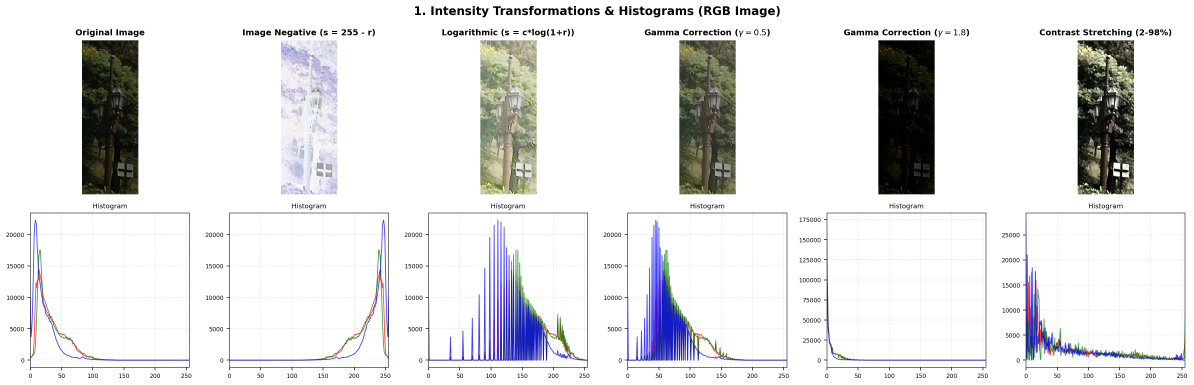
#> input picture outputs/dip_visualizations/01_intensity_transformations_rgb.png, 3580 x 1155 px (shown at 1/3 size)
$ python -i run_dip_study.py   (imports and definitions only)   (older library calls are emulated)
#> lines starting #> are read from the running program, lines starting #| are printed output that depends on the picture
### dip_pipeline.py
"""
Digital Image Processing (DIP) Pipeline for CG-1050 Image Forensics
===================================================================
A standalone, modular library implementing classical DIP algorithms using OpenCV,
NumPy, Matplotlib, and Pillow.

Covers all 7 fundamental DIP families:
1. Intensity transformations (Negative, Log, Gamma, Contrast Stretching)
2. Histogram processing (Histogram calculation, Global Equalization, CLAHE)
3. Noise filtering (Mean, Gaussian, Median, Bilateral, Non-Local Means)
4. Sharpening (Laplacian Sharpening, Unsharp Masking, High-Boost Filtering)
5. Frequency-domain analysis (Fourier Magnitude Spectrum, Gaussian LPF, Gaussian HPF, Homomorphic Filtering)
6. Edge detection (Sobel, Prewitt, Laplacian, Laplacian of Gaussian, Canny)
7. Morphological processing (Otsu Thresholding, Opening, Closing, Top-Hat, Black-Hat)

Plus:
- Forensic Error Level Analysis (ELA)
- Quantitative DIP metrics (Mean, Std, Entropy, RMS/Michelson Contrast, PSNR, SSIM, Edge Density, Runtime)
"""

import time
import math
import io
from typing import Tuple, Dict, Any, Union, Optional

import numpy as np
import cv2
from PIL import Image, ImageChops


# ==============================================================================
# Helper Utilities: Image Format & Color Space Handling
# ==============================================================================

# [29 lines left out: functions to_numpy_rgb, to_numpy_gray, not called in this run]


def is_color(arr: np.ndarray) -> bool:
    """Checks whether an array is a 3-channel color image."""
    return arr.ndim == 3 and arr.shape[2] == 3


# ==============================================================================
# 1. Intensity Transformations
# ==============================================================================

def image_negative(img: np.ndarray) -> np.ndarray:
    """
    Image Negative Transformation:
      s = (L - 1) - r = 255 - r

    Purpose:
      Inverts intensity values to reveal details and subtle artifacts embedded
      inside deep shadow regions (e.g. spliced objects placed against dark backgrounds).

    Parameters:
      img: Input RGB or Grayscale image array (uint8).

    Limitations & Forensic Impact:
      Purely mirrors the intensity histogram without altering dynamic range. Inverts
      natural shading cues, which disrupts standard CNN luminance expectations.
    """
    res = 255 - img.copy()
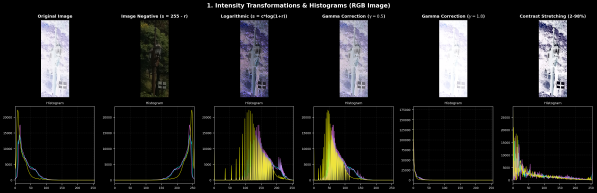
#> res: shape (1155, 3580, 3) (shown at 1/6 size); mean R, G, B 26.4, 26.2, 25
    return res


def logarithmic_transform(img: np.ndarray, c: Optional[float] = None) -> np.ndarray:
    """
    Logarithmic Transformation:
      s = c * log(1 + r), where c = 255 / log(1 + max(r))

    Purpose:
      Dynamically expands dark pixel values while compressing brighter pixel values,
      making low-intensity forensic boundary artifacts visible.

    Parameters:
      img: Input RGB or Grayscale image array (uint8).
      c: Scaling constant. If None, automatically calibrated to map [0, 255].

    Limitations & Forensic Impact:
      Heavily compresses high-intensity highlights and alters non-linear camera response
      curves. Destroys delicate JPEG high-frequency quantization structures in bright regions.
    """
    img_f = img.astype(np.float32)
    max_val = np.max(img_f)
#> max_val = 255
    if max_val == 0:
        return img.copy()
    if c is None:
        c = 255.0 / np.log(1.0 + max_val)
#> c = 45.99
    log_transformed = c * np.log(1.0 + img_f)
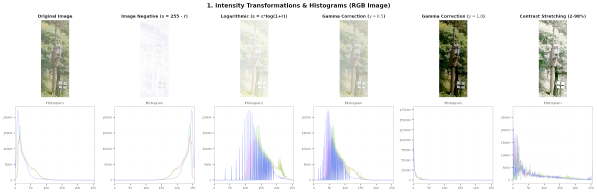
#> log_transformed: shape (1155, 3580, 3) float32 (shown at 1/6 size); mean R, G, B 243.3, 243.7, 243
    return np.clip(log_transformed, 0, 255).astype(np.uint8)


def gamma_correction(img: np.ndarray, gamma: float = 1.5, c: float = 1.0) -> np.ndarray:
    """
    Power-Law (Gamma) Transformation:
      s = c * (r / 255.0) ^ gamma * 255.0

    Purpose:
      Adjusts image tonal balance. Gamma < 1 expands dark tones (brightens shadows),
      while Gamma > 1 expands bright tones (darkens mid-tones and highlights contrast).

    Parameters:
      img: Input RGB or Grayscale image array (uint8).
      gamma: Exponent (e.g. 0.5 for shadow brightening, 1.8 for mid-tone darkening).
      c: Gain factor (default 1.0).

    Limitations & Forensic Impact:
      Global gamma manipulation alters authentic Photo Response Non-Uniformity (PRNU)
      sensor noise signatures and obscures camera response function (CRF) inconsistencies
      between spliced host and donor elements.
    """
#> called with gamma = 0.5, c = 1
    inv_gamma = gamma
    table = np.array([
        np.clip(c * ((i / 255.0) ** inv_gamma) * 255.0, 0, 255)
        for i in range(256)
    ]).astype(np.uint8)
    return cv2.LUT(img.copy(), table)
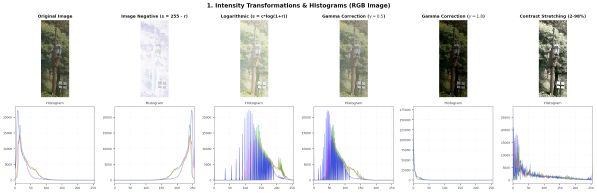
#> returned value: shape (1155, 3580, 3) (shown at 1/6 size); mean of channels 0, 1, 2 235.2, 235.6, 235.7; drawn as R, G, B
#> call 2 of gamma_correction, with gamma = 1.8, c = 1
#> in gamma_correction (call 2), `return cv2.LUT(img.copy(), table)`:
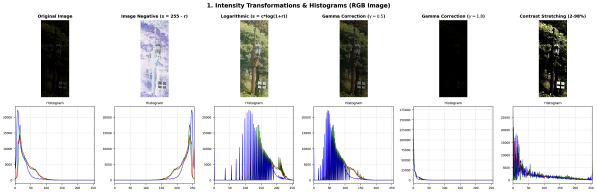
#> returned value: shape (1155, 3580, 3) (shown at 1/6 size); mean of channels 0, 1, 2 223.7, 223.7, 225.7; drawn as R, G, B


def contrast_stretching(img: np.ndarray, p_low: float = 2.0, p_high: float = 98.0) -> np.ndarray:
    """
    Piecewise Linear Contrast Stretching (Percentile-Based):
      s = ((r - r_min) / (r_max - r_min)) * 255

    Purpose:
      Linearly stretches pixel intensities across the full 8-bit dynamic range [0, 255],
      enhancing visual contrast in low-contrast scenes without noise outlier saturation.

    Parameters:
      img: Input RGB or Grayscale image array (uint8).
      p_low: Lower percentile for dynamic clipping (default 2%).
      p_high: Upper percentile for dynamic clipping (default 98%).

    Limitations & Forensic Impact:
      Can clip subtle boundary pixels at extremes and alters genuine camera sensor
      histogram distributions.
    """
#> called with p_low = 2, p_high = 98
    res = img.copy().astype(np.float32)
    if is_color(img):
        # Process in LAB colorspace L-channel to preserve chromaticity
        lab = cv2.cvtColor(img, cv2.COLOR_RGB2LAB).astype(np.float32)
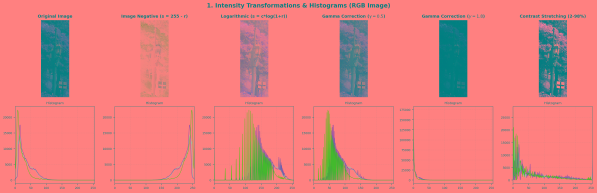
#> lab: shape (1155, 3580, 3) float32 (shown at 1/6 size); mean R, G, B 230.9, 128.7, 127.3
        l_chan = lab[:, :, 0]
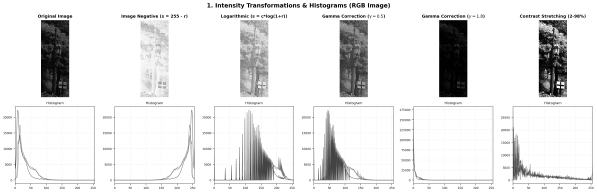
#> l_chan: shape (1155, 3580) float32 (shown at 1/6 size); min 0, max 255, mean 229.9
        r_min, r_max = np.percentile(l_chan, (p_low, p_high))
#> r_min = 5; r_max = 255
        if r_max > r_min:
            l_chan = np.clip((l_chan - r_min) / (r_max - r_min) * 255.0, 0, 255.0)
        lab[:, :, 0] = l_chan
        res = cv2.cvtColor(lab.astype(np.uint8), cv2.COLOR_LAB2RGB)
    else:
        r_min, r_max = np.percentile(res, (p_low, p_high))
        if r_max > r_min:
            res = np.clip((res - r_min) / (r_max - r_min) * 255.0, 0, 255.0)
        res = res.astype(np.uint8)
    return res


# ==============================================================================
# 2. Histogram Processing
# ==============================================================================

# [771 lines left out: functions compute_histogram, global_histogram_equalization, clahe, mean_filter, gaussian_filter, median_filter and 27 more, not called in this run]

### run_dip_study.py
"""
DIP Study Execution & Visualization Pipeline
============================================
Executes the comprehensive Digital Image Processing study for the CG-1050 Image Forgery
Dataset, producing high-resolution visualization grids, histograms, and quantitative
forensic metrics.
"""

import os
import sys
import time
from pathlib import Path
import numpy as np
import pandas as pd
import matplotlib.pyplot as plt
import cv2

import dip_pipeline as dip

# Ensure output directories exist
VIZ_DIR = Path("outputs/dip_visualizations")
ANALYSIS_DIR = Path("outputs/dip_analysis")
# [2 lines not run here, left out]

# Set consistent matplotlib plotting style
plt.rcParams['font.sans-serif'] = 'DejaVu Sans'
plt.rcParams['font.family'] = 'sans-serif'
plt.rcParams['axes.edgecolor'] = '#333333'
plt.rcParams['axes.linewidth'] = 0.8


# [19 lines left out: function find_representative_samples, not called in this run]


def plot_image_and_histogram(ax_img, ax_hist, img, title, is_rgb=True, cmap=None):
    """Utility to plot an image alongside its intensity histogram."""
    if is_rgb and img.ndim == 3 and img.shape[2] == 3:
        ax_img.imshow(img)
    else:
        gray_view = img if img.ndim == 2 else cv2.cvtColor(img, cv2.COLOR_RGB2GRAY)
        ax_img.imshow(gray_view, cmap=cmap or "gray")
    ax_img.set_title(title, fontsize=10, fontweight="bold", pad=6)
    ax_img.axis("off")

    # Histogram
    if is_rgb and img.ndim == 3 and img.shape[2] == 3:
        colors = ("red", "green", "blue")
        for i, col in enumerate(colors):
            hist, _ = np.histogram(img[:, :, i].ravel(), bins=256, range=[0, 256])
            ax_hist.plot(hist, color=col, alpha=0.75, linewidth=1.0)
    else:
        gray_view = img if img.ndim == 2 else cv2.cvtColor(img, cv2.COLOR_RGB2GRAY)
        hist, _ = np.histogram(gray_view.ravel(), bins=256, range=[0, 256])
        ax_hist.plot(hist, color="#333333", linewidth=1.2)
        ax_hist.fill_between(range(256), hist, color="#888888", alpha=0.3)

    ax_hist.set_xlim([0, 255])
    ax_hist.set_title("Histogram", fontsize=8)
    ax_hist.tick_params(axis="both", labelsize=7)
    ax_hist.grid(True, linestyle="--", alpha=0.3)


# ==============================================================================
# Pipeline 1: Intensity Transformations
# ==============================================================================
def run_intensity_transformations(img_rgb: np.ndarray, tag: str = "RGB"):
    print(f"[{tag}] Executing 1. Intensity Transformations...")
    img = img_rgb.copy()

    neg = dip.image_negative(img)
    log_t = dip.logarithmic_transform(img)
    gamma_05 = dip.gamma_correction(img, gamma=0.5)
    gamma_18 = dip.gamma_correction(img, gamma=1.8)
    stretched = dip.contrast_stretching(img, p_low=2.0, p_high=98.0)

    items = [
        ("Original Image", img),
        ("Image Negative (s = 255 - r)", neg),
        ("Logarithmic (s = c*log(1+r))", log_t),
        (r"Gamma Correction ($\gamma = 0.5$)", gamma_05),
        (r"Gamma Correction ($\gamma = 1.8$)", gamma_18),
        ("Contrast Stretching (2-98%)", stretched)
    ]

    fig, axes = plt.subplots(2, 6, figsize=(20, 6.5))
    for col, (title, proc_img) in enumerate(items):
        plot_image_and_histogram(axes[0, col], axes[1, col], proc_img, title, is_rgb=True)
#> this loop made 6 passes
#> title on passes 1 to 6: 'Original Image', 'Image Negative (s = 255 - r)', 'Logarithmic (s = c*log(1+r))', 'Gamma Correction ($\\gamma = 0.5$)', 'Gamma Correction ($\\gamma = 1.8$)', 'Contrast Stretching (2-98%)'

    plt.suptitle(f"1. Intensity Transformations & Histograms ({tag} Image)", fontsize=14, fontweight="bold", y=0.98)
    plt.tight_layout()
    out_path = VIZ_DIR / f"01_intensity_transformations_{tag.lower()}.png"
    plt.savefig(out_path, dpi=180, bbox_inches="tight")
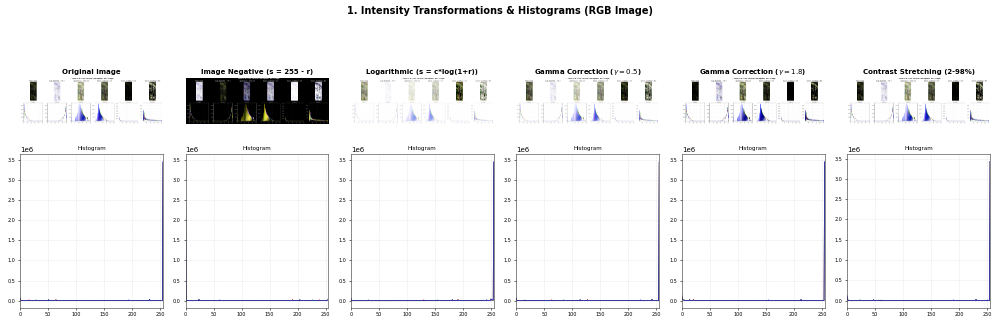
#> figure drawn by matplotlib, 12 panels; panel 7: curve peaks at x = 255, y = 3434530; panel 7: curve peaks at x = 255, y = 3429673; panel 7: curve peaks at x = 255, y = 3461877; panel 8: curve peaks at x = 0, y = 3434530
    plt.close()
    print(f"  -> Saved visualization: {out_path}")


# ==============================================================================
# Pipeline 2: Histogram Processing
# ==============================================================================
# [430 lines left out: functions run_histogram_processing, run_noise_filtering, run_sharpening_filters, run_frequency_domain_analysis, run_edge_detection, run_morphological_processing and 3 more, not called in this run]


# [2 lines not run here, left out]

>>> import cv2
>>> picture = cv2.cvtColor(cv2.imread('outputs/dip_visualizations/01_intensity_transformations_rgb.png'), cv2.COLOR_BGR2RGB)
>>> result = run_intensity_transformations(picture)

$ run again, on outputs/dip_visualizations/05_frequency_domain_rgb.png
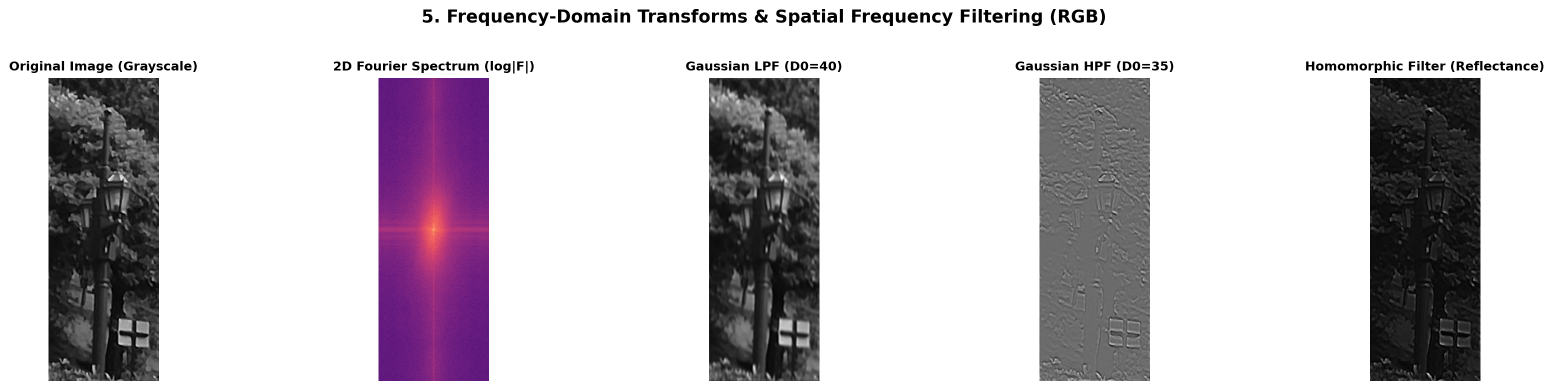
#> input picture outputs/dip_visualizations/05_frequency_domain_rgb.png, 3107 x 780 px (shown at 1/2 size)
#> in image_negative, `res = 255 - img.copy()`:
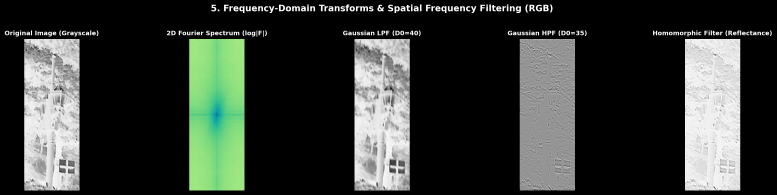
#> res: shape (780, 3107, 3) (shown at 1/4 size); mean R, G, B 53, 57.9, 52.9
#> max_val = 255
#> c = 45.99
#> in contrast_stretching, `l_chan = lab[:, :, 0]`:
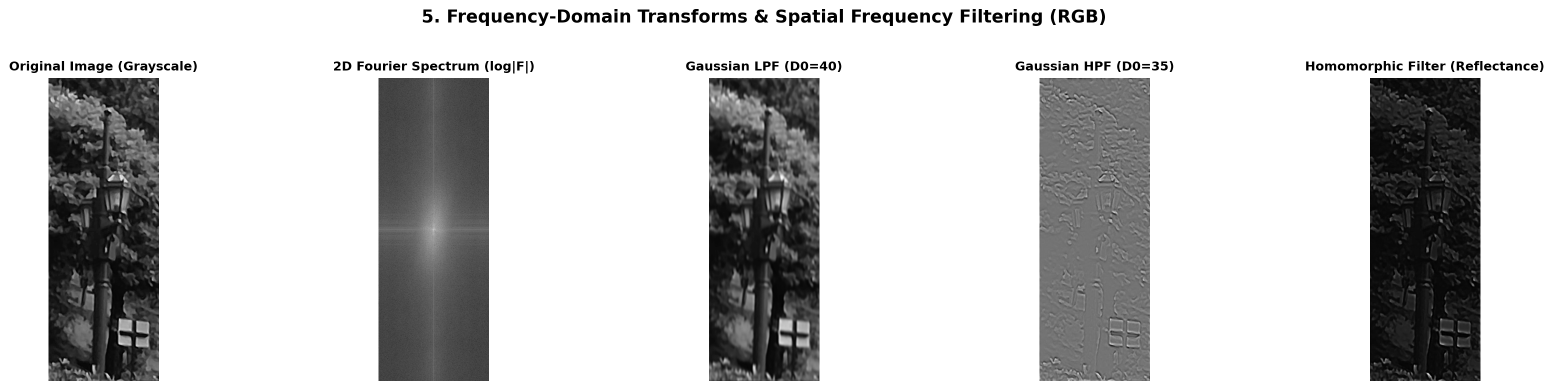
#> l_chan: shape (780, 3107) float32 (shown at 1/2 size); min 0, max 255, mean 200.3
#> r_min = 9; r_max = 255
#> the loop in run_intensity_transformations, `for col, (title, proc_img) in enumerate(items):` made 6 passes
#> title on passes 1 to 6: 'Original Image', 'Image Negative (s = 255 - r)', 'Logarithmic (s = c*log(1+r))', 'Gamma Correction ($\\gamma = 0.5$)', 'Gamma Correction ($\\gamma = 1.8$)', 'Contrast Stretching (2-98%)'

$ run again, on outputs/dip_visualizations/07_morphological_processing_rgb.png
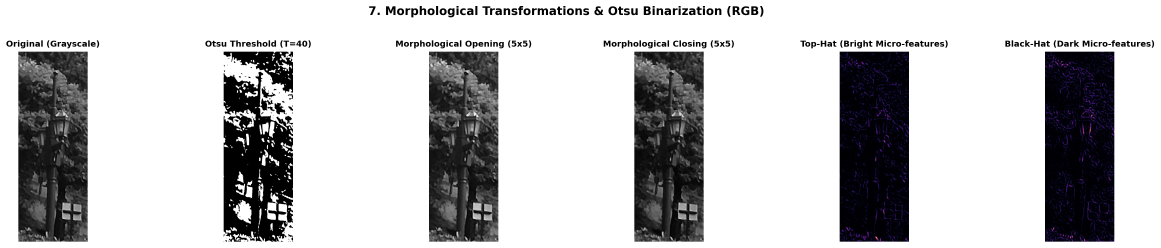
#> input picture outputs/dip_visualizations/07_morphological_processing_rgb.png, 3482 x 743 px (shown at 1/3 size)
#> in image_negative, `res = 255 - img.copy()`:
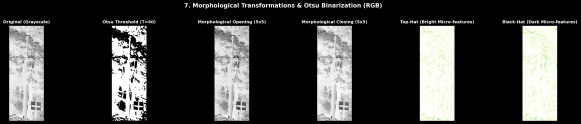
#> res: shape (743, 3482, 3) (shown at 1/6 size); mean R, G, B 61.5, 61.8, 60.5
#> max_val = 255
#> c = 45.99
#> in contrast_stretching, `lab = cv2.cvtColor(img, cv2.COLOR_RGB2LAB).astype(np.float32)`:
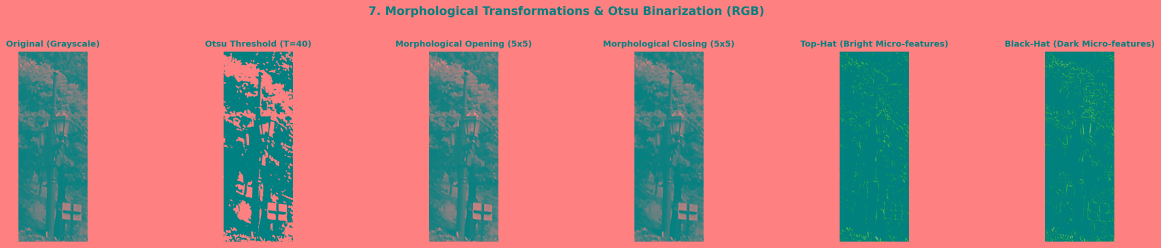
#> lab: shape (743, 3482, 3) float32 (shown at 1/3 size); mean R, G, B 194.2, 128.3, 127.6
#> r_min = 0; r_max = 255
#> the loop in run_intensity_transformations, `for col, (title, proc_img) in enumerate(items):` made 6 passes
#> title on passes 1 to 6: 'Original Image', 'Image Negative (s = 255 - r)', 'Logarithmic (s = c*log(1+r))', 'Gamma Correction ($\\gamma = 0.5$)', 'Gamma Correction ($\\gamma = 1.8$)', 'Contrast Stretching (2-98%)'
